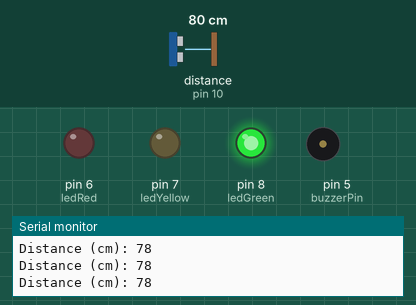
Simulated run of this sketch. Board: Arduino Uno, built with avr-gcc and run on an emulated ATmega328P. On the bench: output pins drawn as LEDs (lit = HIGH), buzzer (waves = sounding), the last lines printed to the serial monitor. Wiring (inferred from the names in the program): ultrasonic range finder: trigger pin 9; echo pin 10. The test bench sets the inputs (shaded band); at power-on: distance to the obstacle (sensor on pin 10) 80 cm. The echo pulse lasts 58.3 µs per cm; pins used as bus, display or sensor lines are not drawn.

Above: at 1.2 s.
1.3 s: distance to the obstacle (sensor on pin 10) set to 54 cm
2.8 s: distance to the obstacle (sensor on pin 10) set to 48 cm
At 3.6 s:
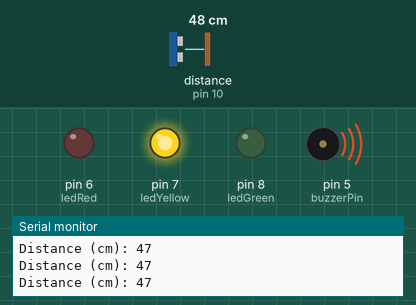
5.8 s: distance to the obstacle (sensor on pin 10) set to 34 cm
8.8 s: distance to the obstacle (sensor on pin 10) set to 29 cm
At 8.8 s:
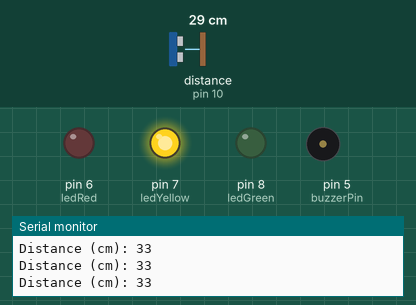
10.3 s: distance to the obstacle (sensor on pin 10) set to 12 cm
13.3 s: distance to the obstacle (sensor on pin 10) set to 9 cm
At 13.44 s:
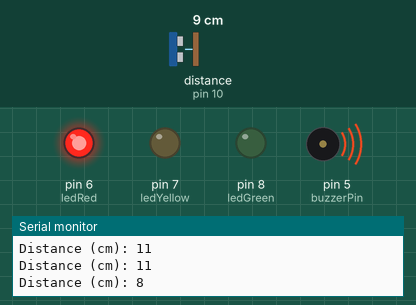
Timing chart, 0 to 16.3 s (numbered marks = the images above; inputs shaded):
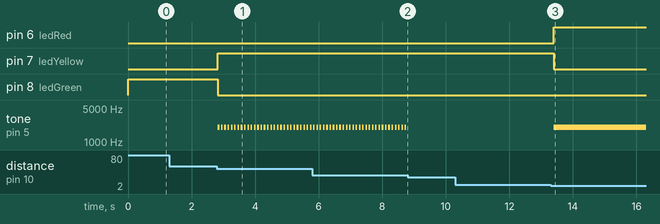

Measured:
- the behaviour switches between 52 and 51 cm on distance to the obstacle (sensor on pin 10) (found by bisection; images 0 and 1)
- the behaviour switches between 32 and 31 cm on distance to the obstacle (sensor on pin 10) (found by bisection; images 1 and 2)
- the behaviour switches between 11 and 10 cm on distance to the obstacle (sensor on pin 10) (found by bisection; images 2 and 3)
- after the input at 2.8 s, pin 7 (ledYellow): LOW → HIGH at once; pin 8 (ledGreen): HIGH → LOW at once; tone on pin 5 (buzzerPin): alternates 2000 Hz for 0.05 s and silent for 0.05 s, starting at once
- after the input at 8.8 s, tone on pin 5 (buzzerPin): stops changing and stays silent
- after the input at 13.3 s, pin 6 (ledRed): LOW → HIGH after 0.09 s; pin 7 (ledYellow): HIGH → LOW after 0.09 s; tone on pin 5 (buzzerPin): silent → 2000 Hz after 0.09 s

The sketch:

proximity_sensor.ino
```cpp
       #define trigPin 9  // Pin connected to ultrasonic sensor trigger
#define echoPin 10 // Pin connected to ultrasonic sensor echo
#define ledGreen 8  // Pin connected to green LED
#define ledYellow 7 // Pin connected to yellow LED
#define ledRed 6   // Pin connected to red LED
#define buzzerPin 5 // Pin connected to buzzer

long duration; // Variable to store pulse duration
int distance;   // Variable to store calculated distance

void setup() {
  Serial.begin(9600);  // Initialize serial communication
  pinMode(trigPin, OUTPUT);  // Set trigger pin as output
  pinMode(echoPin, INPUT);   // Set echo pin as input
  pinMode(ledGreen, OUTPUT); // Set LED pins as output
  pinMode(ledYellow, OUTPUT);
  pinMode(ledRed, OUTPUT);
  pinMode(buzzerPin, OUTPUT); // Set buzzer pin as output
}

void loop() {
  // Trigger ultrasonic sensor
  digitalWrite(trigPin, LOW);
  delayMicroseconds(2);
  digitalWrite(trigPin, HIGH);
  delayMicroseconds(10);
  digitalWrite(trigPin, LOW);

  // Measure pulse duration
  duration = pulseIn(echoPin, HIGH);

  // Calculate distance
  distance = duration * 0.034 / 2;

  // Print distance on serial monitor
  Serial.print("Distance (cm): ");
  Serial.println(distance);

  // Control LEDs and buzzer based on distance
  if (distance > 50) {
    digitalWrite(ledGreen, HIGH);
    digitalWrite(ledYellow, LOW);
    digitalWrite(ledRed, LOW);
    //tone(buzzerPin, 2000, 10); // Low frequency sound (replace 1000 with lower value for even lower)
  } else if (distance > 30) {
    digitalWrite(ledGreen, LOW);
    digitalWrite(ledYellow, HIGH);
    digitalWrite(ledRed, LOW);
    tone(buzzerPin, 2000, 50); // Medium frequency sound (adjust frequency and duration for desired intensity)
  } else if (distance < 10) {
    digitalWrite(ledGreen, LOW);
    digitalWrite(ledYellow, LOW);
    digitalWrite(ledRed, HIGH);
    tone(buzzerPin, 2000, 100); // High frequency sound (adjust frequency and duration for desired intensity)
  } else {
    // Handle potential sensor errors (optional)
  }

  delay(100); // Adjust delay based on desired update rate
}
```
